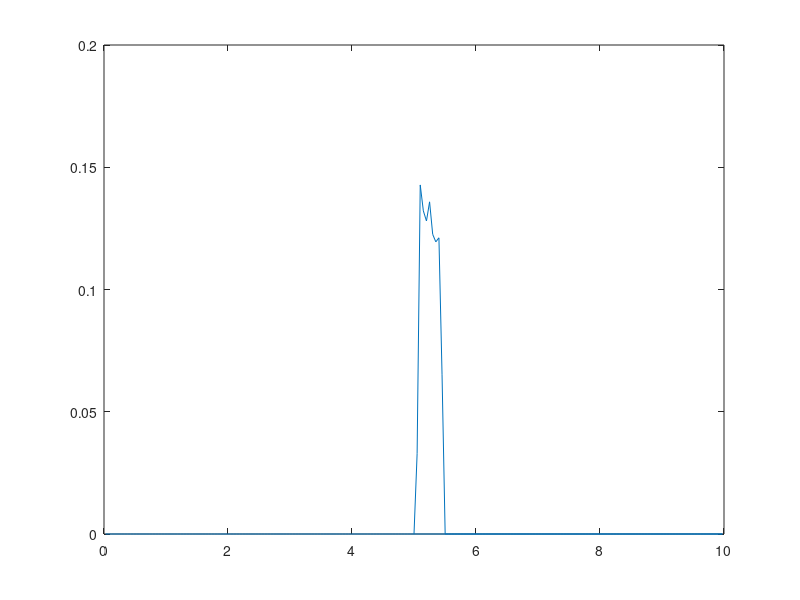

Write MATLAB code to recreate this figure.
x = [0.025126 0.075377 0.125628 0.175879 0.226131 0.276382 0.326633 0.376884 0.427136 0.477387 0.527638 0.577889 0.628141 0.678392 0.728643 0.778894 0.829146 0.879397 0.929648 0.979899 1.030151 1.080402 1.130653 1.180905 1.231156 1.281407 1.331658 1.381910 1.432161 1.482412 1.532663 1.582915 1.633166 1.683417 1.733668 1.783920 1.834171 1.884422 1.934673 1.984925 2.035176 2.085427 2.135678 2.185930 2.236181 2.286432 2.336683 2.386935 2.437186 2.487437 2.537688 2.587940 2.638191 2.688442 2.738693 2.788945 2.839196 2.889447 2.939698 2.989950 3.040201 3.090452 3.140704 3.190955 3.241206 3.291457 3.341709 3.391960 3.442211 3.492462 3.542714 3.592965 3.643216 3.693467 3.743719 3.793970 3.844221 3.894472 3.944724 3.994975 4.045226 4.095477 4.145729 4.195980 4.246231 4.296482 4.346734 4.396985 4.447236 4.497487 4.547739 4.597990 4.648241 4.698492 4.748744 4.798995 4.849246 4.899497 4.949749 5.000000 5.050251 5.100503 5.150754 5.201005 5.251256 5.301508 5.351759 5.402010 5.452261 5.502513 5.552764 5.603015 5.653266 5.703518 5.753769 5.804020 5.854271 5.904523 5.954774 6.005025 6.055276 6.105528 6.155779 6.206030 6.256281 6.306533 6.356784 6.407035 6.457286 6.507538 6.557789 6.608040 6.658291 6.708543 6.758794 6.809045 6.859296 6.909548 6.959799 7.010050 7.060302 7.110553 7.160804 7.211055 7.261307 7.311558 7.361809 7.412060 7.462312 7.512563 7.562814 7.613065 7.663317 7.713568 7.763819 7.814070 7.864322 7.914573 7.964824 8.015075 8.065327 8.115578 8.165829 8.216080 8.266332 8.316583 8.366834 8.417085 8.467337 8.517588 8.567839 8.618090 8.668342 8.718593 8.768844 8.819095 8.869347 8.919598 8.969849 9.020101 9.070352 9.120603 9.170854 9.221106 9.271357 9.321608 9.371859 9.422111 9.472362 9.522613 9.572864 9.623116 9.673367 9.723618 9.773869 9.824121 9.874372 9.924623 9.974874 5.000000 ];

f = [0.000000 0.000000 0.000000 0.000000 0.000000 0.000000 0.000000 0.000000 0.000000 0.000000 0.000000 0.000000 0.000000 0.000000 0.000000 0.000000 0.000000 0.000000 0.000000 0.000000 0.000000 0.000000 0.000000 0.000000 0.000000 0.000000 0.000000 0.000000 0.000000 0.000000 0.000000 0.000000 0.000000 0.000000 0.000000 0.000000 0.000000 0.000000 0.000000 0.000000 0.000000 0.000000 0.000000 0.000000 0.000000 0.000000 0.000000 0.000000 0.000000 0.000000 0.000000 0.000000 0.000000 0.000000 0.000000 0.000000 0.000000 0.000000 0.000000 0.000000 0.000000 0.000000 0.000000 0.000000 0.000000 0.000000 0.000000 0.000000 0.000000 0.000000 0.000000 0.000000 0.000000 0.000000 0.000000 0.000000 0.000000 0.000000 0.000000 0.000000 0.000000 0.000000 0.000000 0.000000 0.000000 0.000000 0.000000 0.000000 0.000000 0.000000 0.000000 0.000000 0.000000 0.000000 0.000000 0.000000 0.000000 0.000000 0.000000 0.000000 0.032882 0.142766 0.132159 0.128033 0.135856 0.122555 0.119491 0.121140 0.065118 0.000000 0.000000 0.000000 0.000000 0.000000 0.000000 0.000000 0.000000 0.000000 0.000000 0.000000 0.000000 0.000000 0.000000 0.000000 0.000000 0.000000 0.000000 0.000000 0.000000 0.000000 0.000000 0.000000 0.000000 0.000000 0.000000 0.000000 0.000000 0.000000 0.000000 0.000000 0.000000 0.000000 0.000000 0.000000 0.000000 0.000000 0.000000 0.000000 0.000000 0.000000 0.000000 0.000000 0.000000 0.000000 0.000000 0.000000 0.000000 0.000000 0.000000 0.000000 0.000000 0.000000 0.000000 0.000000 0.000000 0.000000 0.000000 0.000000 0.000000 0.000000 0.000000 0.000000 0.000000 0.000000 0.000000 0.000000 0.000000 0.000000 0.000000 0.000000 0.000000 0.000000 0.000000 0.000000 0.000000 0.000000 0.000000 0.000000 0.000000 0.000000 0.000000 0.000000 0.000000 0.000000 0.000000 0.000000 0.000000 0.000000 0.000000 0.000000 ];

figure;

plot(x, f);

